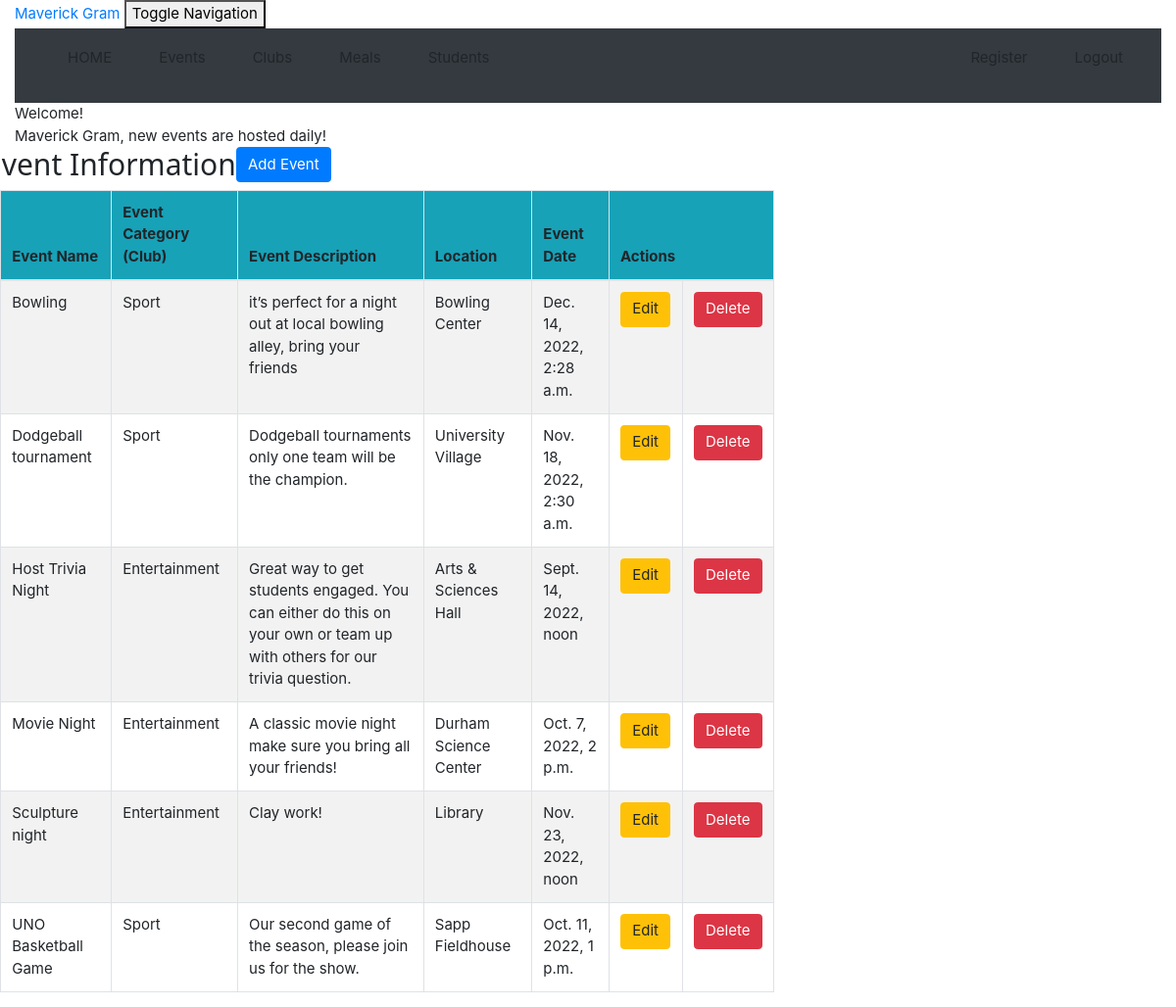
The page /event_list (signed in) on the database as committed earlier.
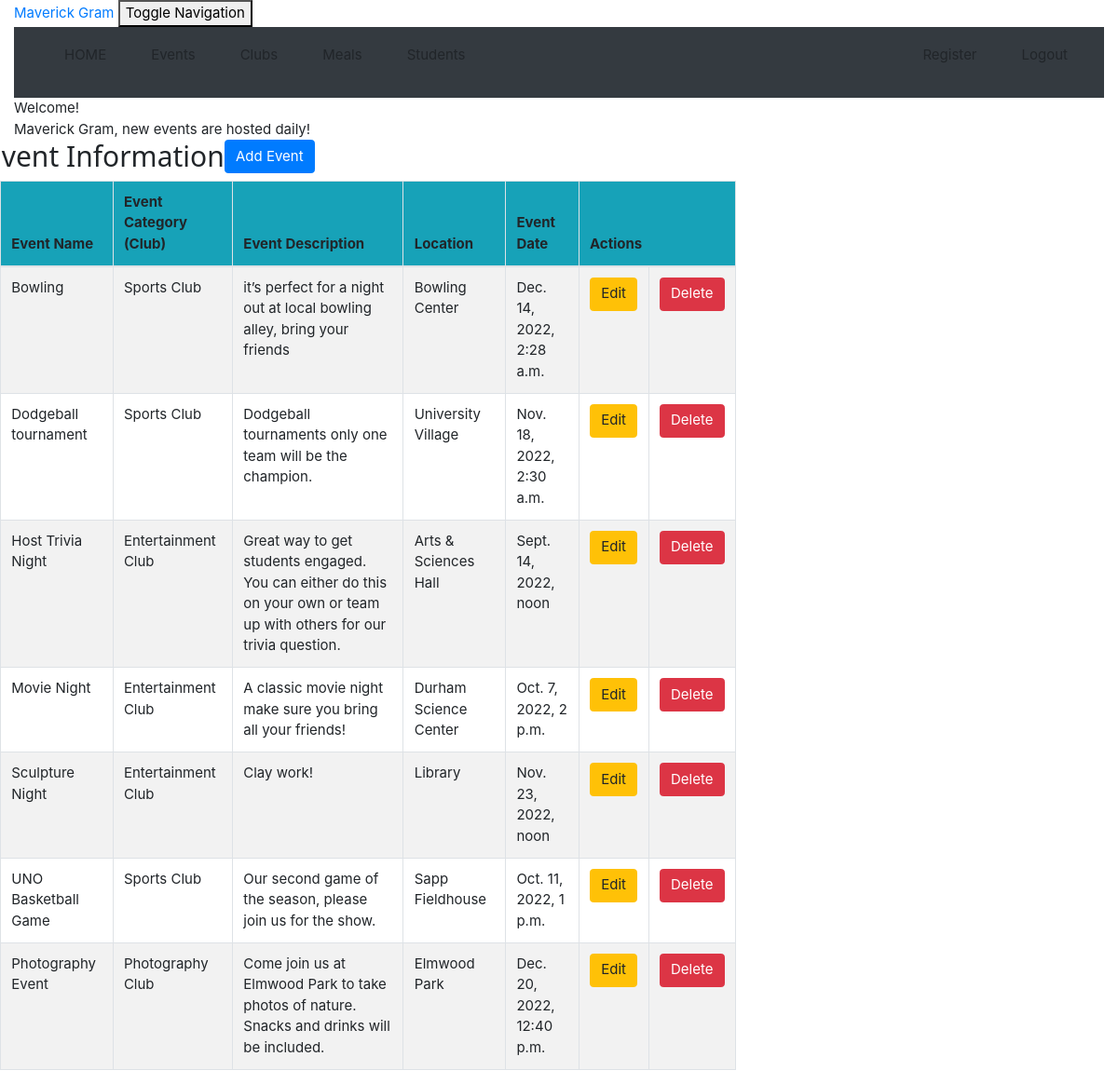
The same page on the database as committed later.
### crm/models.py (models this page shows, shortened)
class Event(models.Model):
    Club = models.ForeignKey(Club, on_delete=models.CASCADE, related_name='clubs')
    event_name = models.CharField(max_length=50)
    event_category = models.CharField(max_length=100)
    description = models.TextField()
    location = models.CharField(max_length=200)
    event_date = models.DateTimeField(default=timezone.now)

### crm/views.py (the view)
# urls.py: path('event_list', views.event_list, name='event_list'),
@login_required
def event_list(request):
    event = Event.objects.filter()
    return render(request, 'crm/event_list.html',
                  {'events': event})

### crm/templates/crm/event_list.html (shortened to what this page needs)
<!DOCTYPE html>
{% extends 'crm/base.html' %}
{% block content %}
    {% load humanize %}
    <head>
    </head>
    <body class="bodylist">
    <div class="container">
        <div class="panel panel-primary">
            <div class="panel-heading">Welcome!</div>
            <div class="panel-body">
                Maverick Gram, new  events are hosted daily!
            </div>
        </div>
    </div>
    <div class="row">
        <h2>Event Information</h2>
        <td>  <a href="http://127.0.0.1:8000/admin/crm/event/add/"><span
                class="btn btn-primary">Add Event</span></a></td>
    </div>
    <div>
        <table class="table table-striped table-bordered table-hover w-auto">
            <thead>
            <tr class="bg-info">
                <th>Event Name</th>
                <th>Event Category (Club)</th>
                <th>Event Description</th>
                <th>Location</th>
                <th>Event Date</th>
                <th colspan="2">Actions</th>
            </tr>
            </thead>
            <tbody>
            {% for event in events %}
                <tr>
                    <td>{{ event.event_name }}</td>
                    <td>{{ event.event_category }}</td>
                    <td>{{ event.description }}</td>
                    <td>{{ event.location }}</td>
                    <td>{{ event.event_date }}</td>
                    <td><a href="{% url 'crm:event_edit' pk=event.pk %}"
                           class="btn btn-warning">Edit</a>
                    </td>
                    <td><a href="{% url 'crm:event_delete' pk=event.pk %}"
                           onclick="return confirm('Are you sure you want to delete?')"
                           class="btn btn-danger">Delete</a>
                    </td>
                </tr>
            {% endfor %}
            </tbody>
        </table>
    </div>
    </body>
{% endblock %}

Rows that differ between the two databases and show on the page:
changed Event "Bowling": event_category "Sport" → "Sports Club"
changed Event "Dodgeball tournament": event_category "Sport" → "Sports Club"
changed Event "Host Trivia Night": event_category "Entertainment" → "Entertainment Club"
changed Event "Movie Night": event_category "Entertainment" → "Entertainment Club"
changed Event "Clay work!": event_name "Sculpture night" → "Sculpture Night"; event_category "Entertainment" → "Entertainment Club"
changed Event "UNO Basketball Game": event_category "Sport" → "Sports Club"
added Event: event_name "Photography Event", event_category "Photography Club", description "Come join us at Elmwood Park to take photos of nature. Snacks and drinks will be included.", location "Elmwood Park", event_date "Dec. 20, 2022, 12:40 p.m."
